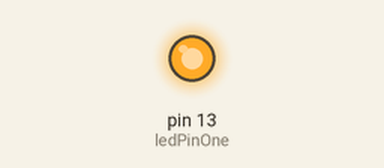
The sketch below on a simulated Arduino Uno, built with avr-gcc and run on an emulated ATmega328P. Parts: output pins drawn as LEDs (lit = HIGH). What the sketch prints to the serial monitor is not drawn.

Above: at 0.05 s.
Timing chart, 0 to 3.0 s (numbered marks = the images above):
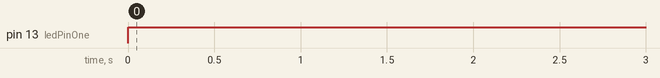

The sketch:

ledblink.ino
```cpp
// Blink an LED on pin 13


int ledPinOne = 13;

void setup() {
  pinMode(ledPinOne, OUTPUT);
  Serial.begin(9600);

}

void loop() {
     Serial.println(HIGH);

  digitalWrite(ledPinOne, HIGH);
  delay(500);
  digitalWrite(ledPinOne, LOW);
  Serial.println(LOW);


}
```

Measured:
- by itself, pin 13 (ledPinOne): LOW → HIGH at 0.00 s
